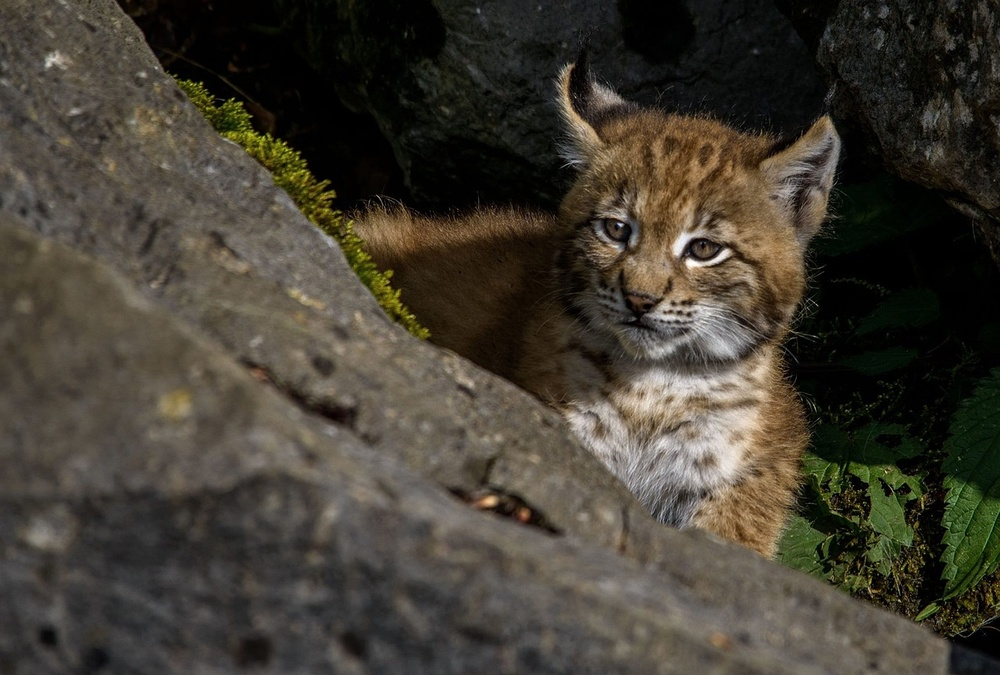
#> input picture programmering3/sample.jpg, 1000 x 675 px, shrunk from 1280 x 864 before the run
$ python oppgave_c.py
#> lines starting #> are read from the running program, lines starting #| are printed output that depends on the picture
from PIL import Image
import pilgram


image = Image.open('sample.jpg')
#> image is the input picture: PIL image 1000x675 RGB; mean R, G, B 66.7, 61.5, 51

rotate = image.rotate(90)
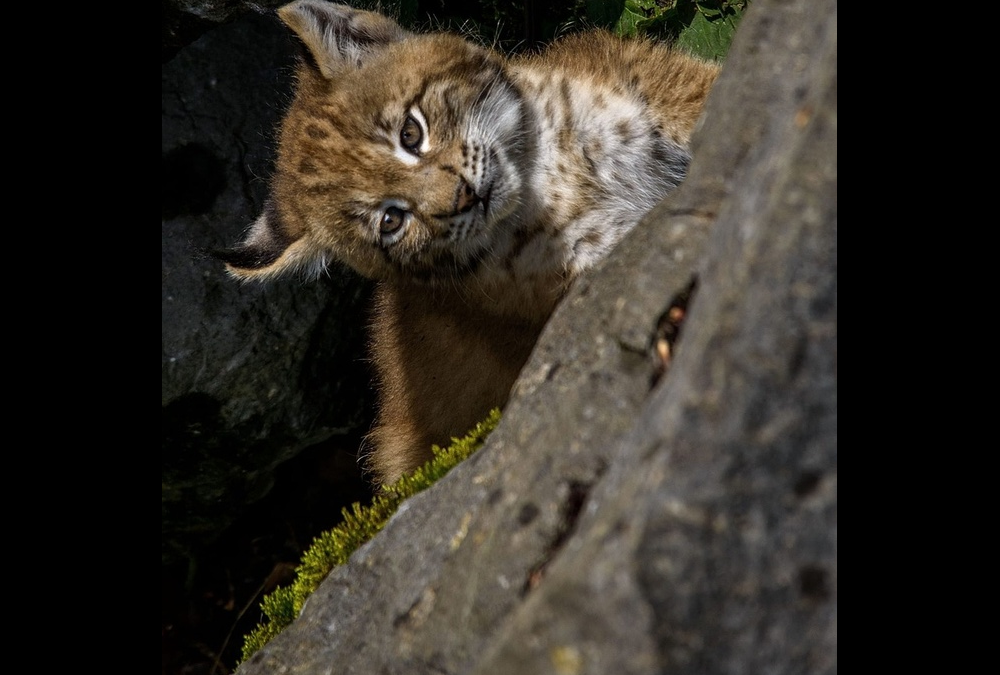
#> rotate: PIL image 1000x675 RGB; mean R, G, B 50.2, 45.4, 37.9

rotate.show()
